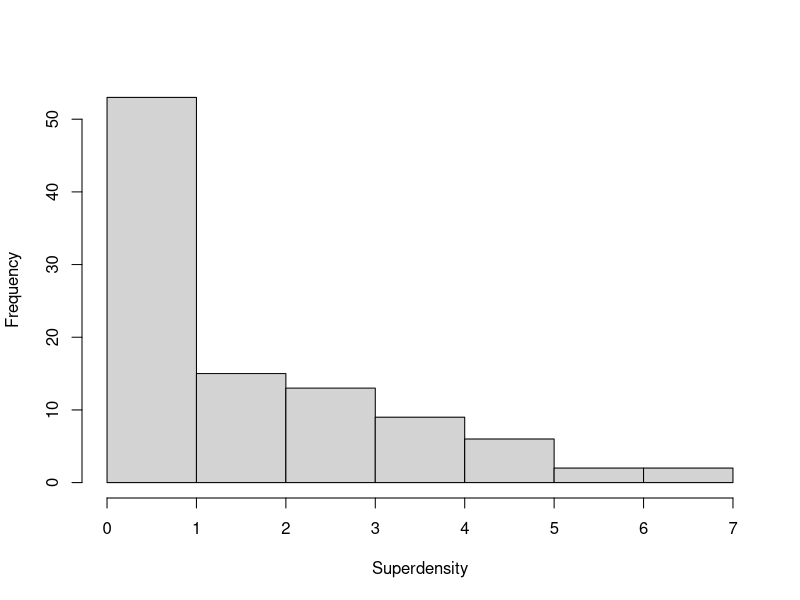
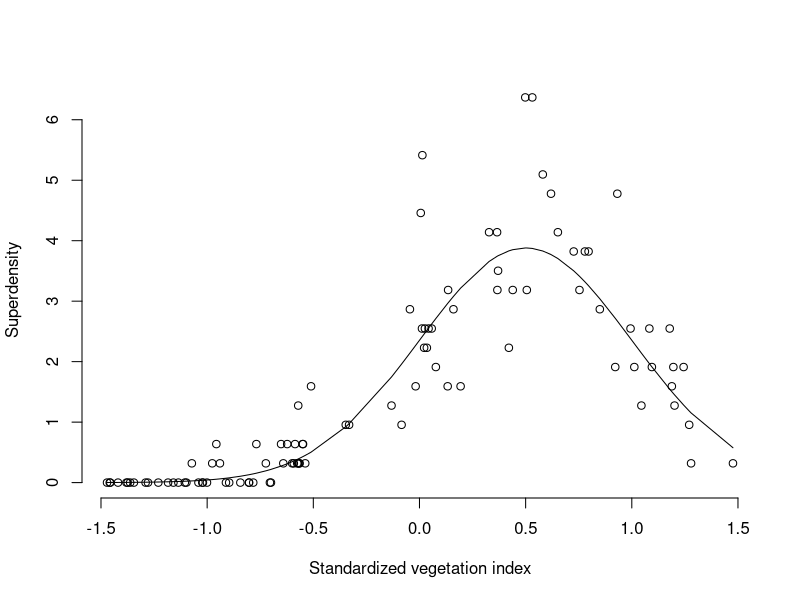
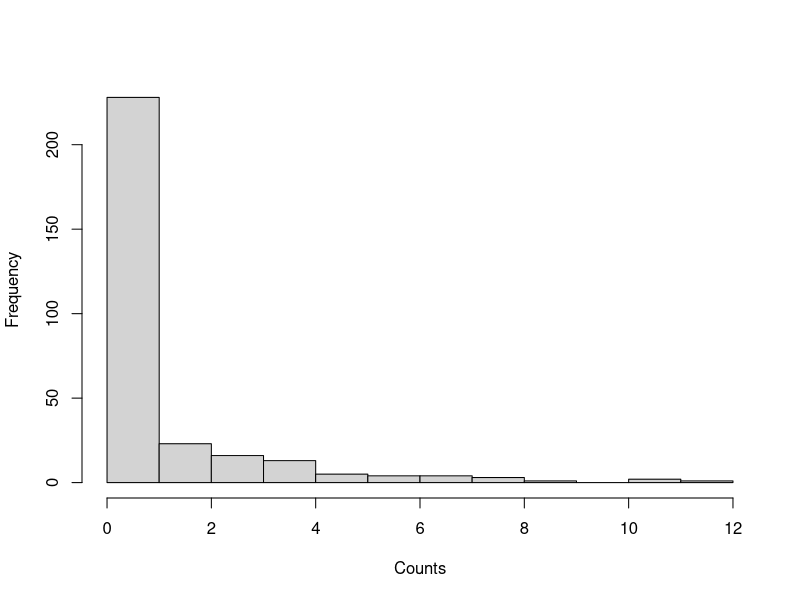
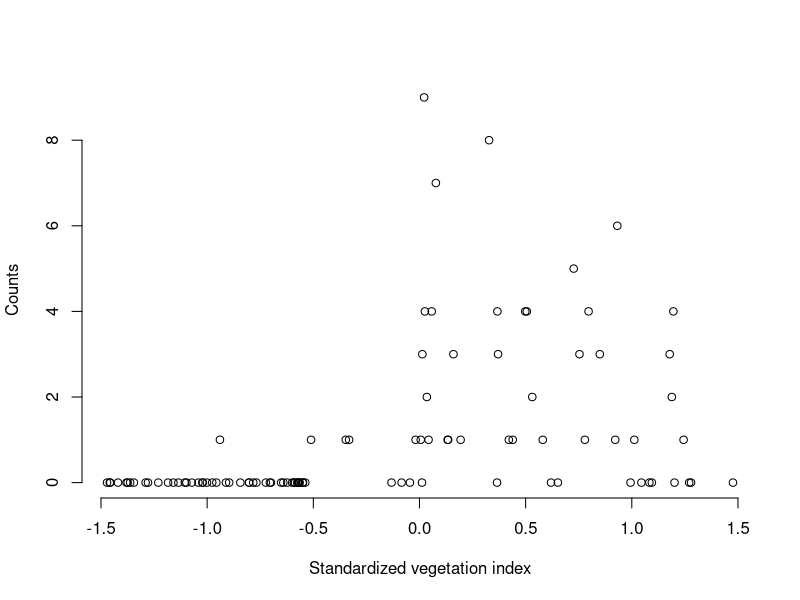
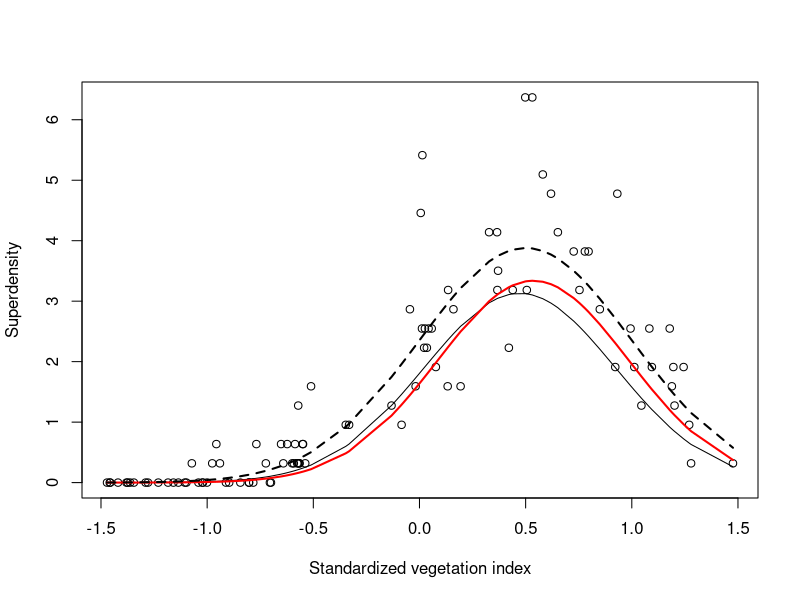

Source code (R) for these figures, in order:
## ---- chunk 1
knitr::opts_chunk$set(echo = TRUE)
## ---- chunk 2
R <- 100    # The number of sites
T <- 3      # The number of surveys at each site
set.seed(1234)
# Simulate the vegetation and the abundances conditionl on vegetation
veg <- sort(runif(R, -1.5, 1.5))    # The standardized vegetation at each site
alpha <- 2
beta1 <- 2
beta2 <- -2
lam <- exp(alpha + beta1*veg + beta2*(veg^2))
N <- rpois(R, lam) 

# Calculate the density per hectare, assuming N refers to abundance within a 100m radius circle
sup.dens <- N/3.14
## ---- chunk 3
hist(sup.dens, main = "", xlab = "Superdensity")
plot(veg, sup.dens, xlab = "Standardized vegetation index", ylab = "Superdensity", frame.plot = FALSE)
points(veg, (lam/3.14), type="l")
## ---- chunk 4

# Simulate the offsets
exp_off <- matrix(NA, R, T)
for(i in 1:R){
  for(j in 1:T){
    exp_off[i, j] <- rgamma(1, 2, 2)
  }
}

off <- log(exp_off)
## ---- chunk 5
# Simulate the precentage of superdensity available at each survey
psisurv <- matrix(NA, R, T)
for(i in 1:R){
  psisurv[i, ] <- runif(T, 0.6, 1)
}

# Simulate the actual density during each survey
delta <- sup.dens*psisurv

# Simulate the lambda for count data at each site
lambda <- delta*exp_off

# Simulate the counts at each site
y <- matrix(NA, R, T)
for(i in 1:R){
  for(j in 1:T){
    y[i, j] <- rpois(1, lambda[i, j])
  }
}
## ---- chunk 6
hist(y, main = "", xlab = "Counts")
plot(veg, y[,1], xlab = "Standardized vegetation index", ylab = "Counts", frame.plot = FALSE)
## ---- chunk 7
mod <- glm(y[, 1] ~ veg + I(veg^2), family = poisson("log"), offset = off[, 1])
summary(mod)    
mod.naive <- glm(y[, 1] ~ veg + I(veg^2), family = poisson)
summary(mod.naive)




## ---- chunk 8

plot(veg, sup.dens, xlab = "Standardized vegetation index", ylab = "Superdensity")
points(veg, exp(predict(mod.naive, data = veg)), type="l")
pred.mod <- exp(mod$coefficients[1] + mod$coefficients[2]*veg + mod$coefficients[3]*(veg^2))
points(veg, pred.mod, type="l", lwd = 2, col="red")
points(veg, lam/3.14, type="l", lty = 2, lwd = 2)

